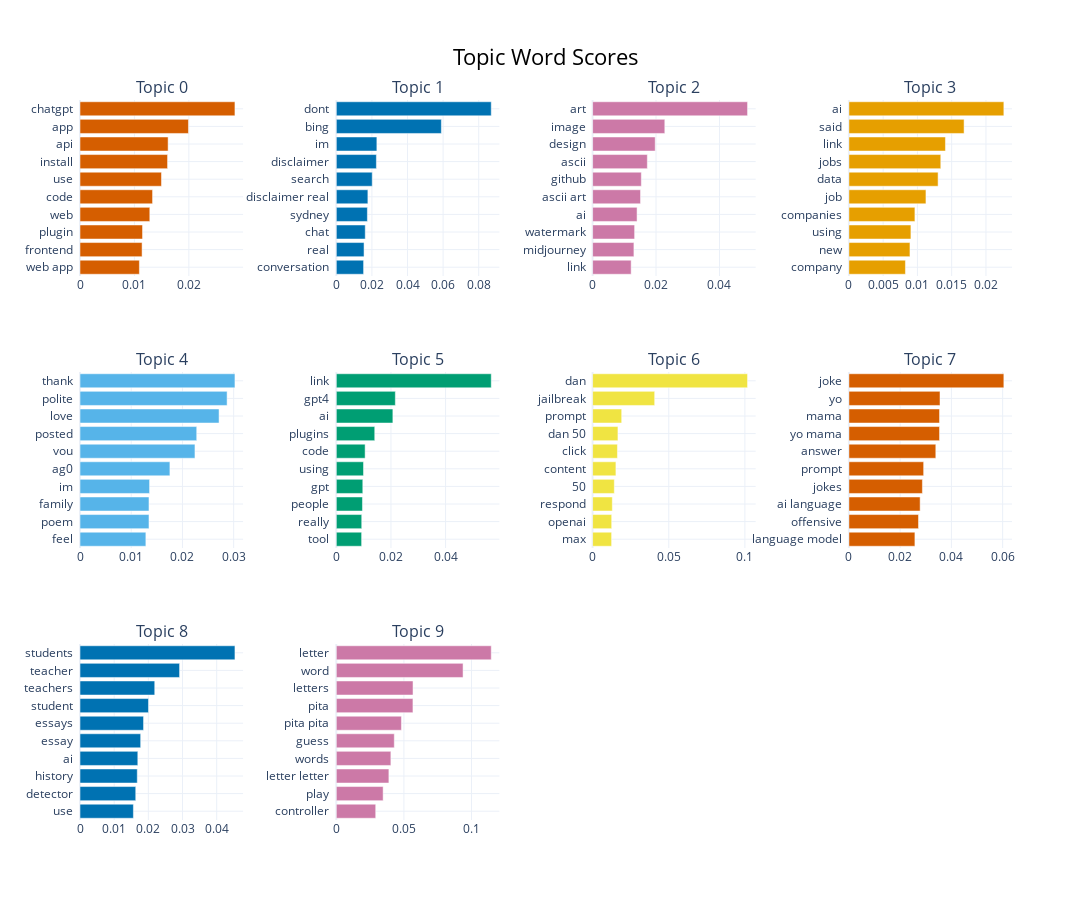

The code cell stored with this chart in its notebook:
### Code cell
#Visualzing the most common words per topic, for the first 10 topics
print('Barchart of most common words per topic')
model.visualize_barchart(n_words=10, top_n_topics=10, width=300, height=300)

### Figure 1 — Plotly figure (JSON) as saved in the notebook; plotly's stock layout.template omitted (floating-point values rounded to 4 significant figures)
{"data": [{"marker": {"color": "#D55E00"}, "orientation": "h", "type": "bar", "x": [0.01091, 0.01141, 0.01149, 0.01282, 0.01333, 0.01497, 0.01609, 0.01619, 0.01993, 0.02846], "xaxis": "x", "y": ["web app  ", "frontend  ", "plugin  ", "web  ", "code  ", "use  ", "install  ", "api  ", "app  ", "chatgpt  "], "yaxis": "y"}, {"marker": {"color": "#0072B2"}, "orientation": "h", "type": "bar", "x": [0.01533, 0.01558, 0.01626, 0.01746, 0.01774, 0.02018, 0.02252, 0.02279, 0.05902, 0.08704], "xaxis": "x2", "y": ["conversation  ", "real  ", "chat  ", "sydney  ", "disclaimer real  ", "search  ", "disclaimer  ", "im  ", "bing  ", "dont  "], "yaxis": "y2"}, {"marker": {"color": "#CC79A7"}, "orientation": "h", "type": "bar", "x": [0.01215, 0.01303, 0.01325, 0.01402, 0.01511, 0.01536, 0.01726, 0.01974, 0.02277, 0.04886], "xaxis": "x3", "y": ["link  ", "midjourney  ", "watermark  ", "ai  ", "ascii art  ", "github  ", "ascii  ", "design  ", "image  ", "art  "], "yaxis": "y3"}, {"marker": {"color": "#E69F00"}, "orientation": "h", "type": "bar", "x": [0.008249, 0.008911, 0.00905, 0.009634, 0.01124, 0.01302, 0.01341, 0.01409, 0.01681, 0.02261], "xaxis": "x4", "y": ["company  ", "new  ", "using  ", "companies  ", "job  ", "data  ", "jobs  ", "link  ", "said  ", "ai  "], "yaxis": "y4"}, {"marker": {"color": "#56B4E9"}, "orientation": "h", "type": "bar", "x": [0.01286, 0.01347, 0.01347, 0.01358, 0.01755, 0.02244, 0.02279, 0.02714, 0.02872, 0.03025], "xaxis": "x5", "y": ["feel  ", "poem  ", "family  ", "im  ", "ag0  ", "vou  ", "posted  ", "love  ", "polite  ", "thank  "], "yaxis": "y5"}, {"marker": {"color": "#009E73"}, "orientation": "h", "type": "bar", "x": [0.009268, 0.009309, 0.009577, 0.009698, 0.009958, 0.01055, 0.01407, 0.02071, 0.02161, 0.05671], "xaxis": "x6", "y": ["tool  ", "really  ", "people  ", "gpt  ", "using  ", "code  ", "plugins  ", "ai  ", "gpt4  ", "link  "], "yaxis": "y6"}, {"marker": {"color": "#F0E442"}, "orientation": "h", "type": "bar", "x": [0.01248, 0.01254, 0.01294, 0.01425, 0.01531, 0.01631, 0.01664, 0.0191, 0.04077, 0.1017], "xaxis": "x7", "y": ["max  ", "openai  ", "respond  ", "50  ", "content  ", "click  ", "dan 50  ", "prompt  ", "jailbreak  ", "dan  "], "yaxis": "y7"}, {"marker": {"color": "#D55E00"}, "orientation": "h", "type": "bar", "x": [0.02576, 0.02716, 0.0278, 0.02868, 0.02917, 0.03392, 0.03537, 0.03537, 0.03555, 0.06047], "xaxis": "x8", "y": ["language model  ", "offensive  ", "ai language  ", "jokes  ", "prompt  ", "answer  ", "yo mama  ", "mama  ", "yo  ", "joke  "], "yaxis": "y8"}, {"marker": {"color": "#0072B2"}, "orientation": "h", "type": "bar", "x": [0.01563, 0.01631, 0.01676, 0.01692, 0.01775, 0.01859, 0.02003, 0.02187, 0.02913, 0.04534], "xaxis": "x9", "y": ["use  ", "detector  ", "history  ", "ai  ", "essay  ", "essays  ", "student  ", "teachers  ", "teacher  ", "students  "], "yaxis": "y9"}, {"marker": {"color": "#CC79A7"}, "orientation": "h", "type": "bar", "x": [0.02915, 0.03464, 0.0389, 0.04036, 0.04289, 0.04817, 0.05669, 0.05675, 0.09376, 0.1146], "xaxis": "x10", "y": ["controller  ", "play  ", "letter letter  ", "words  ", "guess  ", "pita pita  ", "pita  ", "letters  ", "word  ", "letter  "], "yaxis": "y10"}], "layout": {"annotations": [{"font": {"size": 16}, "showarrow": false, "text": "Topic 0", "x": 0.0875, "xanchor": "center", "xref": "paper", "y": 1, "yanchor": "bottom", "yref": "paper"}, {"font": {"size": 16}, "showarrow": false, "text": "Topic 1", "x": 0.3625, "xanchor": "center", "xref": "paper", "y": 1, "yanchor": "bottom", "yref": "paper"}, {"font": {"size": 16}, "showarrow": false, "text": "Topic 2", "x": 0.6375, "xanchor": "center", "xref": "paper", "y": 1, "yanchor": "bottom", "yref": "paper"}, {"font": {"size": 16}, "showarrow": false, "text": "Topic 3", "x": 0.9125, "xanchor": "center", "xref": "paper", "y": 1, "yanchor": "bottom", "yref": "paper"}, {"font": {"size": 16}, "showarrow": false, "text": "Topic 4", "x": 0.0875, "xanchor": "center", "xref": "paper", "y": 0.6222, "yanchor": "bottom", "yref": "paper"}, {"font": {"size": 16}, "showarrow": false, "text": "Topic 5", "x": 0.3625, "xanchor": "center", "xref": "paper", "y": 0.6222, "yanchor": "bottom", "yref": "paper"}, {"font": {"size": 16}, "showarrow": false, "text": "Topic 6", "x": 0.6375, "xanchor": "center", "xref": "paper", "y": 0.6222, "yanchor": "bottom", "yref": "paper"}, {"font": {"size": 16}, "showarrow": false, "text": "Topic 7", "x": 0.9125, "xanchor": "center", "xref": "paper", "y": 0.6222, "yanchor": "bottom", "yref": "paper"}, {"font": {"size": 16}, "showarrow": false, "text": "Topic 8", "x": 0.0875, "xanchor": "center", "xref": "paper", "y": 0.2444, "yanchor": "bottom", "yref": "paper"}, {"font": {"size": 16}, "showarrow": false, "text": "Topic 9", "x": 0.3625, "xanchor": "center", "xref": "paper", "y": 0.2444, "yanchor": "bottom", "yref": "paper"}], "height": 900, "hoverlabel": {"bgcolor": "white", "font": {"family": "Rockwell", "size": 16}}, "showlegend": false, "title": {"font": {"color": "Black", "size": 22}, "text": "Topic Word Scores", "x": 0.5, "xanchor": "center", "yanchor": "top"}, "width": 1200, "xaxis": {"anchor": "y", "domain": [0, 0.175], "showgrid": true}, "xaxis10": {"anchor": "y10", "domain": [0.275, 0.45], "showgrid": true}, "xaxis11": {"anchor": "y11", "domain": [0.55, 0.725], "showgrid": true}, "xaxis12": {"anchor": "y12", "domain": [0.825, 1], "showgrid": true}, "xaxis2": {"anchor": "y2", "domain": [0.275, 0.45], "showgrid": true}, "xaxis3": {"anchor": "y3", "domain": [0.55, 0.725], "showgrid": true}, "xaxis4": {"anchor": "y4", "domain": [0.825, 1], "showgrid": true}, "xaxis5": {"anchor": "y5", "domain": [0, 0.175], "showgrid": true}, "xaxis6": {"anchor": "y6", "domain": [0.275, 0.45], "showgrid": true}, "xaxis7": {"anchor": "y7", "domain": [0.55, 0.725], "showgrid": true}, "xaxis8": {"anchor": "y8", "domain": [0.825, 1], "showgrid": true}, "xaxis9": {"anchor": "y9", "domain": [0, 0.175], "showgrid": true}, "yaxis": {"anchor": "x", "domain": [0.7556, 1], "showgrid": true}, "yaxis10": {"anchor": "x10", "domain": [0, 0.2444], "showgrid": true}, "yaxis11": {"anchor": "x11", "domain": [0, 0.2444], "showgrid": true}, "yaxis12": {"anchor": "x12", "domain": [0, 0.2444], "showgrid": true}, "yaxis2": {"anchor": "x2", "domain": [0.7556, 1], "showgrid": true}, "yaxis3": {"anchor": "x3", "domain": [0.7556, 1], "showgrid": true}, "yaxis4": {"anchor": "x4", "domain": [0.7556, 1], "showgrid": true}, "yaxis5": {"anchor": "x5", "domain": [0.3778, 0.6222], "showgrid": true}, "yaxis6": {"anchor": "x6", "domain": [0.3778, 0.6222], "showgrid": true}, "yaxis7": {"anchor": "x7", "domain": [0.3778, 0.6222], "showgrid": true}, "yaxis8": {"anchor": "x8", "domain": [0.3778, 0.6222], "showgrid": true}, "yaxis9": {"anchor": "x9", "domain": [0, 0.2444], "showgrid": true}}}
